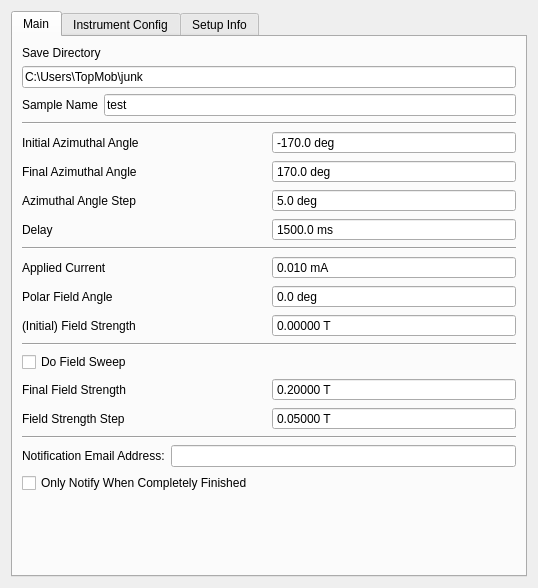
<?xml version="1.0" encoding="UTF-8"?>
<ui version="4.0">
 <class>Form</class>
 <widget class="QWidget" name="Form">
  <property name="geometry">
   <rect>
    <x>0</x>
    <y>0</y>
    <width>538</width>
    <height>588</height>
   </rect>
  </property>
  <property name="windowTitle">
   <string>Form</string>
  </property>
  <layout class="QVBoxLayout" name="verticalLayout">
   <item>
    <widget class="QTabWidget" name="tabWidget">
     <property name="currentIndex">
      <number>0</number>
     </property>
     <widget class="QWidget" name="tab">
      <attribute name="title">
       <string>Main</string>
      </attribute>
      <layout class="QVBoxLayout" name="verticalLayout_2">
       <item>
        <layout class="QGridLayout" name="save_params">
         <item row="0" column="0" colspan="2">
          <widget class="QLabel" name="label_8">
           <property name="text">
            <string>Save Directory</string>
           </property>
          </widget>
         </item>
         <item row="1" column="0" colspan="2">
          <widget class="QLineEdit" name="save_dir">
           <property name="text">
            <string>C:\Users\TopMob\junk</string>
           </property>
           <property name="placeholderText">
            <string>C:\Users\</string>
           </property>
          </widget>
         </item>
         <item row="2" column="1">
          <widget class="QLineEdit" name="sample_name">
           <property name="text">
            <string>test</string>
           </property>
           <property name="placeholderText">
            <string>test</string>
           </property>
          </widget>
         </item>
         <item row="2" column="0">
          <widget class="QLabel" name="label_12">
           <property name="enabled">
            <bool>true</bool>
           </property>
           <property name="text">
            <string>Sample Name</string>
           </property>
          </widget>
         </item>
        </layout>
       </item>
       <item>
        <widget class="Line" name="line">
         <property name="orientation">
          <enum>Qt::Horizontal</enum>
         </property>
        </widget>
       </item>
       <item>
        <layout class="QGridLayout" name="initial_params">
         <item row="0" column="1">
          <widget class="QDoubleSpinBox" name="azimuth_start">
           <property name="buttonSymbols">
            <enum>QAbstractSpinBox::NoButtons</enum>
           </property>
           <property name="suffix">
            <string> deg</string>
           </property>
           <property name="decimals">
            <number>1</number>
           </property>
           <property name="minimum">
            <double>-360.000000000000000</double>
           </property>
           <property name="maximum">
            <double>360.000000000000000</double>
           </property>
           <property name="singleStep">
            <double>0.500000000000000</double>
           </property>
           <property name="value">
            <double>-170.000000000000000</double>
           </property>
          </widget>
         </item>
         <item row="0" column="0">
          <widget class="QLabel" name="label_14">
           <property name="text">
            <string>Initial Azimuthal Angle</string>
           </property>
          </widget>
         </item>
         <item row="2" column="0">
          <widget class="QLabel" name="label_9">
           <property name="text">
            <string>Azimuthal Angle Step</string>
           </property>
          </widget>
         </item>
         <item row="2" column="1">
          <widget class="QDoubleSpinBox" name="azimuth_step">
           <property name="buttonSymbols">
            <enum>QAbstractSpinBox::NoButtons</enum>
           </property>
           <property name="suffix">
            <string> deg</string>
           </property>
           <property name="decimals">
            <number>1</number>
           </property>
           <property name="minimum">
            <double>-345.000000000000000</double>
           </property>
           <property name="maximum">
            <double>345.000000000000000</double>
           </property>
           <property name="singleStep">
            <double>0.500000000000000</double>
           </property>
           <property name="value">
            <double>5.000000000000000</double>
           </property>
          </widget>
         </item>
         <item row="1" column="1">
          <widget class="QDoubleSpinBox" name="azimuth_end">
           <property name="buttonSymbols">
            <enum>QAbstractSpinBox::NoButtons</enum>
           </property>
           <property name="suffix">
            <string> deg</string>
           </property>
           <property name="decimals">
            <number>1</number>
           </property>
           <property name="minimum">
            <double>-360.000000000000000</double>
           </property>
           <property name="maximum">
            <double>360.000000000000000</double>
           </property>
           <property name="singleStep">
            <double>0.500000000000000</double>
           </property>
           <property name="value">
            <double>170.000000000000000</double>
           </property>
          </widget>
         </item>
         <item row="1" column="0">
          <widget class="QLabel" name="label_19">
           <property name="text">
            <string>Final Azimuthal Angle</string>
           </property>
          </widget>
         </item>
         <item row="3" column="0">
          <widget class="QLabel" name="label_15">
           <property name="text">
            <string>Delay</string>
           </property>
          </widget>
         </item>
         <item row="3" column="1">
          <widget class="QDoubleSpinBox" name="delay">
           <property name="buttonSymbols">
            <enum>QAbstractSpinBox::NoButtons</enum>
           </property>
           <property name="suffix">
            <string> ms</string>
           </property>
           <property name="decimals">
            <number>1</number>
           </property>
           <property name="maximum">
            <double>50000.000000000000000</double>
           </property>
           <property name="value">
            <double>1500.000000000000000</double>
           </property>
          </widget>
         </item>
        </layout>
       </item>
       <item>
        <widget class="Line" name="line_4">
         <property name="orientation">
          <enum>Qt::Horizontal</enum>
         </property>
        </widget>
       </item>
       <item>
        <layout class="QGridLayout" name="gridLayout">
         <item row="0" column="0">
          <widget class="QLabel" name="label">
           <property name="text">
            <string>Applied Current</string>
           </property>
          </widget>
         </item>
         <item row="0" column="1">
          <widget class="QDoubleSpinBox" name="applied_current">
           <property name="buttonSymbols">
            <enum>QAbstractSpinBox::NoButtons</enum>
           </property>
           <property name="suffix">
            <string> mA</string>
           </property>
           <property name="decimals">
            <number>3</number>
           </property>
           <property name="minimum">
            <double>-100.000000000000000</double>
           </property>
           <property name="maximum">
            <double>100.000000000000000</double>
           </property>
           <property name="singleStep">
            <double>1.000000000000000</double>
           </property>
           <property name="value">
            <double>0.010000000000000</double>
           </property>
          </widget>
         </item>
         <item row="2" column="1">
          <widget class="QDoubleSpinBox" name="field_start">
           <property name="buttonSymbols">
            <enum>QAbstractSpinBox::NoButtons</enum>
           </property>
           <property name="suffix">
            <string> T</string>
           </property>
           <property name="decimals">
            <number>5</number>
           </property>
           <property name="minimum">
            <double>-0.300000000000000</double>
           </property>
           <property name="maximum">
            <double>0.300000000000000</double>
           </property>
           <property name="singleStep">
            <double>0.000010000000000</double>
           </property>
          </widget>
         </item>
         <item row="2" column="0">
          <widget class="QLabel" name="label_4">
           <property name="text">
            <string>(Initial) Field Strength</string>
           </property>
          </widget>
         </item>
         <item row="1" column="0">
          <widget class="QLabel" name="label_10">
           <property name="text">
            <string>Polar Field Angle</string>
           </property>
          </widget>
         </item>
         <item row="1" column="1">
          <widget class="QDoubleSpinBox" name="polar_field">
           <property name="buttonSymbols">
            <enum>QAbstractSpinBox::NoButtons</enum>
           </property>
           <property name="suffix">
            <string> deg</string>
           </property>
           <property name="decimals">
            <number>1</number>
           </property>
           <property name="maximum">
            <double>90.000000000000000</double>
           </property>
           <property name="singleStep">
            <double>0.500000000000000</double>
           </property>
          </widget>
         </item>
        </layout>
       </item>
       <item>
        <widget class="Line" name="line_2">
         <property name="orientation">
          <enum>Qt::Horizontal</enum>
         </property>
        </widget>
       </item>
       <item>
        <layout class="QGridLayout" name="gridLayout_2">
         <item row="0" column="0" colspan="2">
          <widget class="QCheckBox" name="do_field_sweep">
           <property name="text">
            <string>Do Field Sweep</string>
           </property>
           <property name="tristate">
            <bool>false</bool>
           </property>
          </widget>
         </item>
         <item row="1" column="1">
          <widget class="QDoubleSpinBox" name="field_end">
           <property name="buttonSymbols">
            <enum>QAbstractSpinBox::NoButtons</enum>
           </property>
           <property name="suffix">
            <string> T</string>
           </property>
           <property name="decimals">
            <number>5</number>
           </property>
           <property name="minimum">
            <double>-0.300000000000000</double>
           </property>
           <property name="maximum">
            <double>0.300000000000000</double>
           </property>
           <property name="singleStep">
            <double>0.000010000000000</double>
           </property>
           <property name="value">
            <double>0.200000000000000</double>
           </property>
          </widget>
         </item>
         <item row="1" column="0">
          <widget class="QLabel" name="label_5">
           <property name="text">
            <string>Final Field Strength</string>
           </property>
          </widget>
         </item>
         <item row="2" column="0">
          <widget class="QLabel" name="label_6">
           <property name="text">
            <string>Field Strength Step</string>
           </property>
          </widget>
         </item>
         <item row="2" column="1">
          <widget class="QDoubleSpinBox" name="field_step">
           <property name="buttonSymbols">
            <enum>QAbstractSpinBox::NoButtons</enum>
           </property>
           <property name="suffix">
            <string> T</string>
           </property>
           <property name="decimals">
            <number>5</number>
           </property>
           <property name="minimum">
            <double>0.000000000000000</double>
           </property>
           <property name="maximum">
            <double>0.300000000000000</double>
           </property>
           <property name="singleStep">
            <double>0.000010000000000</double>
           </property>
           <property name="value">
            <double>0.050000000000000</double>
           </property>
          </widget>
         </item>
        </layout>
       </item>
       <item>
        <widget class="Line" name="line_5">
         <property name="orientation">
          <enum>Qt::Horizontal</enum>
         </property>
        </widget>
       </item>
       <item>
        <layout class="QHBoxLayout" name="horizontalLayout">
         <item>
          <widget class="QLabel" name="label_13">
           <property name="text">
            <string>Notification Email Address:</string>
           </property>
          </widget>
         </item>
         <item>
          <widget class="QLineEdit" name="notify_email"/>
         </item>
        </layout>
       </item>
       <item>
        <widget class="QCheckBox" name="notify_at_end">
         <property name="text">
          <string>Only Notify When Completely Finished</string>
         </property>
        </widget>
       </item>
       <item>
        <spacer name="verticalSpacer">
         <property name="orientation">
          <enum>Qt::Vertical</enum>
         </property>
         <property name="sizeHint" stdset="0">
          <size>
           <width>20</width>
           <height>40</height>
          </size>
         </property>
        </spacer>
       </item>
      </layout>
      <zorder></zorder>
      <zorder>line_2</zorder>
      <zorder>line_5</zorder>
      <zorder>notify_at_end</zorder>
      <zorder>line_4</zorder>
      <zorder>line</zorder>
      <zorder>verticalSpacer</zorder>
     </widget>
     <widget class="QWidget" name="tab_3">
      <attribute name="title">
       <string>Instrument Config</string>
      </attribute>
      <widget class="QWidget" name="gridLayoutWidget">
       <property name="geometry">
        <rect>
         <x>10</x>
         <y>10</y>
         <width>432</width>
         <height>236</height>
        </rect>
       </property>
       <layout class="QGridLayout" name="gridLayout_4">
        <item row="2" column="0">
         <widget class="QLabel" name="label_8">
          <property name="text">
           <string>Voltage Range</string>
          </property>
          <property name="alignment">
           <set>Qt::AlignCenter</set>
          </property>
         </widget>
        </item>
        <item row="2" column="1">
         <widget class="QComboBox" name="voltage_range">
          <property name="currentIndex">
           <number>0</number>
          </property>
          <item>
           <property name="text">
            <string>10 mV</string>
           </property>
          </item>
          <item>
           <property name="text">
            <string>100 mV</string>
           </property>
          </item>
          <item>
           <property name="text">
            <string>1 V</string>
           </property>
          </item>
          <item>
           <property name="text">
            <string>10 V</string>
           </property>
          </item>
          <item>
           <property name="text">
            <string>100 V</string>
           </property>
          </item>
         </widget>
        </item>
        <item row="5" column="0" colspan="2">
         <widget class="QCheckBox" name="digital_filter">
          <property name="text">
           <string>Use Nanovoltmeter Digital Filter?</string>
          </property>
         </widget>
        </item>
        <item row="4" column="0" colspan="2">
         <widget class="QCheckBox" name="analog_filter">
          <property name="text">
           <string>Use Nanovoltmeter Analog Filter? (adds 125 ms delay)</string>
          </property>
         </widget>
        </item>
        <item row="1" column="0" colspan="2">
         <widget class="QLabel" name="label_14">
          <property name="text">
           <string>Nanovoltmeter Params</string>
          </property>
          <property name="alignment">
           <set>Qt::AlignCenter</set>
          </property>
         </widget>
        </item>
        <item row="6" column="0">
         <widget class="QLabel" name="label_4">
          <property name="text">
           <string>Digital Filter Averages</string>
          </property>
         </widget>
        </item>
        <item row="6" column="1">
         <widget class="QSpinBox" name="dfilt_averages">
          <property name="buttonSymbols">
           <enum>QAbstractSpinBox::NoButtons</enum>
          </property>
          <property name="maximum">
           <number>100</number>
          </property>
         </widget>
        </item>
        <item row="7" column="0">
         <widget class="QLabel" name="label_9">
          <property name="text">
           <string>Digital Filter Type</string>
          </property>
         </widget>
        </item>
        <item row="7" column="1">
         <widget class="QComboBox" name="dfilt_type">
          <item>
           <property name="text">
            <string>Repeating</string>
           </property>
          </item>
          <item>
           <property name="text">
            <string>Moving Average</string>
           </property>
          </item>
         </widget>
        </item>
        <item row="8" column="0">
         <widget class="QLabel" name="label_13">
          <property name="text">
           <string>Window Height</string>
          </property>
         </widget>
        </item>
        <item row="8" column="1">
         <widget class="QComboBox" name="dfilt_window">
          <item>
           <property name="text">
            <string>None</string>
           </property>
          </item>
          <item>
           <property name="text">
            <string>0.01%</string>
           </property>
          </item>
          <item>
           <property name="text">
            <string>0.1%</string>
           </property>
          </item>
          <item>
           <property name="text">
            <string>1%</string>
           </property>
          </item>
          <item>
           <property name="text">
            <string>10%</string>
           </property>
          </item>
         </widget>
        </item>
        <item row="3" column="0">
         <widget class="QLabel" name="label_15">
          <property name="text">
           <string>Measurement Rate (1/(60sec*NPLC))</string>
          </property>
         </widget>
        </item>
        <item row="3" column="1">
         <widget class="QDoubleSpinBox" name="nvolt_rate">
          <property name="buttonSymbols">
           <enum>QAbstractSpinBox::NoButtons</enum>
          </property>
          <property name="suffix">
           <string> NPLC</string>
          </property>
          <property name="decimals">
           <number>1</number>
          </property>
          <property name="minimum">
           <double>0.100000000000000</double>
          </property>
          <property name="maximum">
           <double>60.000000000000000</double>
          </property>
          <property name="value">
           <double>1.000000000000000</double>
          </property>
         </widget>
        </item>
        <item row="9" column="0" colspan="2">
         <widget class="QLabel" name="label_14">
          <property name="text">
           <string>Sourcemeter Params</string>
          </property>
          <property name="alignment">
           <set>Qt::AlignCenter</set>
          </property>
         </widget>
        </item>
        <item row="10" column="0">
         <widget class="QLabel" name="label_8">
          <property name="text">
           <string>Voltage Compliance</string>
          </property>
          <property name="alignment">
           <set>Qt::AlignCenter</set>
          </property>
         </widget>
        </item>
        <item row="10" column="1">
         <widget class="QDoubleSpinBox" name="volt_comp">
          <property name="buttonSymbols">
           <enum>QAbstractSpinBox::NoButtons</enum>
          </property>
          <property name="suffix">
           <string> mV</string>
          </property>
          <property name="decimals">
           <number>1</number>
          </property>
          <property name="minimum">
           <double>0.000000000000000</double>
          </property>
          <property name="value">
           <double>100.000000000000000</double>
          </property>
         </widget>
        </item>
       </layout>
      </widget>
     </widget>
     <widget class="QWidget" name="tab_3">
      <attribute name="title">
       <string>Setup Info</string>
      </attribute>
      <layout class="QVBoxLayout" name="verticalLayout_4">
       <item>
        <layout class="QGridLayout" name="station_params">
         <item row="0" column="1">
          <widget class="QLabel" name="station_name">
           <property name="enabled">
            <bool>true</bool>
           </property>
          </widget>
         </item>
         <item row="2" column="0" colspan="2">
          <widget class="QLineEdit" name="calib_file"/>
         </item>
         <item row="1" column="0">
          <widget class="QLabel" name="label_12">
           <property name="enabled">
            <bool>true</bool>
           </property>
           <property name="text">
            <string>Calibration File</string>
           </property>
          </widget>
         </item>
         <item row="0" column="0">
          <widget class="QLabel" name="label_12">
           <property name="enabled">
            <bool>true</bool>
           </property>
           <property name="text">
            <string>Probe Station</string>
           </property>
          </widget>
         </item>
        </layout>
       </item>
       <item>
        <spacer name="verticalSpacer_2">
         <property name="orientation">
          <enum>Qt::Vertical</enum>
         </property>
         <property name="sizeHint" stdset="0">
          <size>
           <width>20</width>
           <height>560</height>
          </size>
         </property>
        </spacer>
       </item>
      </layout>
     </widget>
    </widget>
   </item>
  </layout>
 </widget>
 <resources/>
 <connections/>
</ui>
